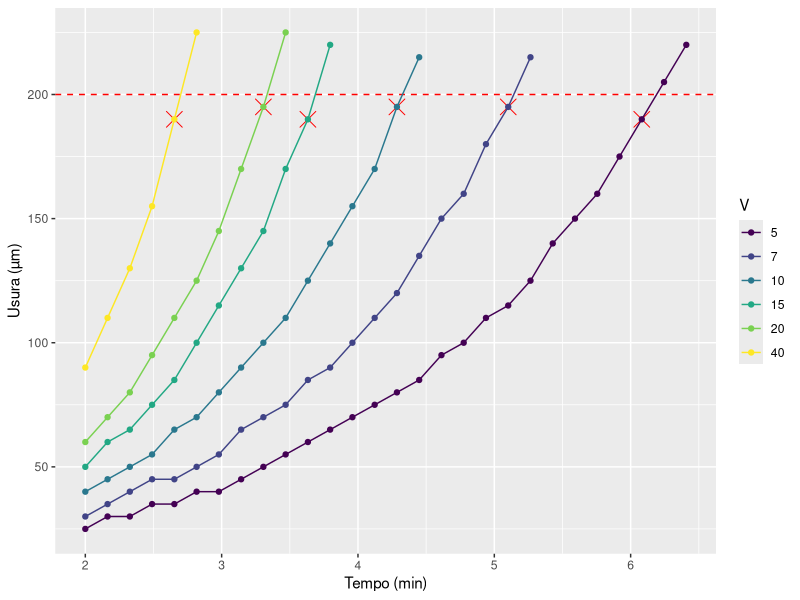
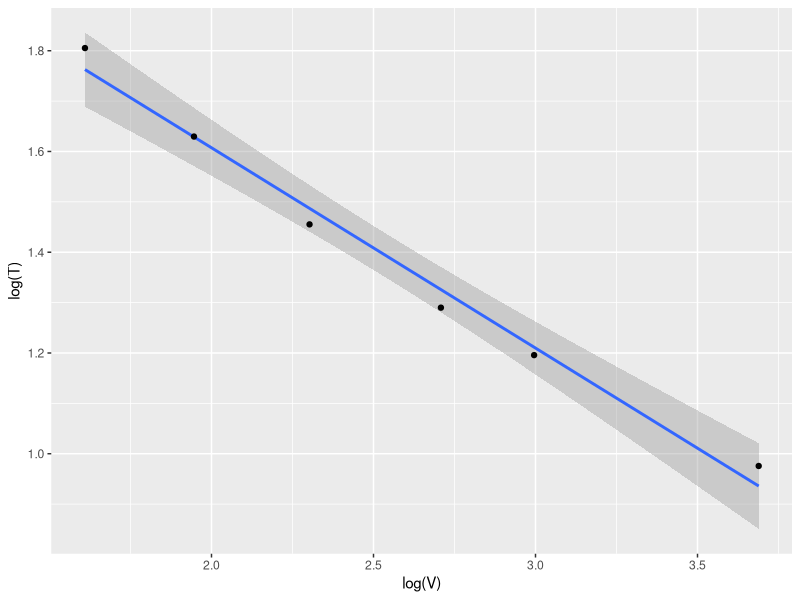
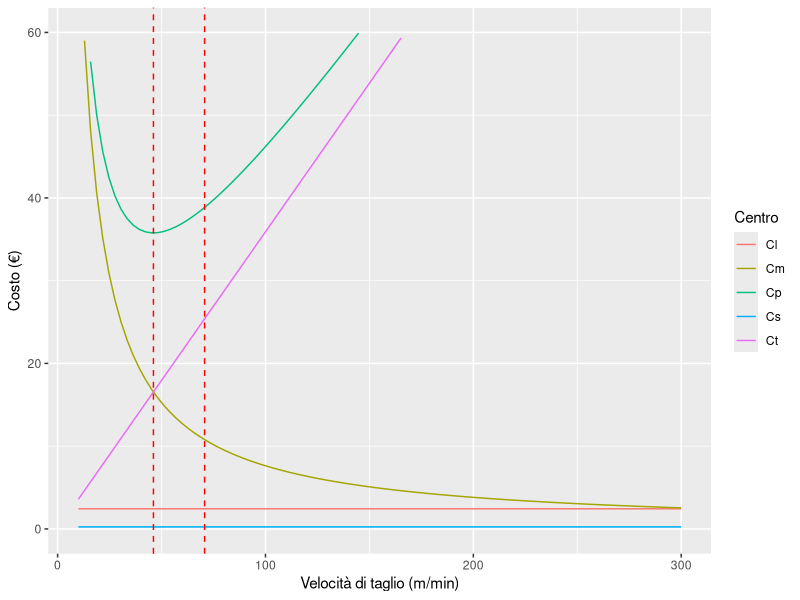

Reproduce these figures in R, in order.
## ---- chunk 1
knitr::opts_chunk$set(
	echo = FALSE,
	message = FALSE,
	warning = FALSE
)
library(tidyverse)
## ---- chunk 2
set.seed(0)
wc <- 200
round_next <- function(x, d) round(x/d) * d
w <- function(t,v, k=0.2, a=10) a*v^(k*t)
life <- function(v, wmax, k=0.2) uniroot(\(x) w(x, v, k) - wmax, interval=c(0, 1e5))$root
vels <- c(5, 7, 10, 15, 20, 40)

df <- expand.grid(
  T = seq(2, 10, length.out=50),
  V = vels
) %>%
  mutate(w = w(T, V, k=0.3)) %>% 
  mutate(w = round_next(w, 5)) %>% 
  filter(w <= wc + 30) 

df_l <- df %>% 
  filter(w <= wc) %>% 
  group_by(V) %>% 
  summarise(T = T[which.max(w)], w=max(w))

df %>% 
  mutate(V=factor(V)) %>% 
  ggplot(aes(x=T, y=w, group=V, color=V)) + 
  geom_point(data=df_l, aes(x=T, y=w), color="red", shape=4, size=5) +
  geom_hline(yintercept=wc, color="red", linetype=2) +
  geom_point() +
  geom_line() +
  scale_color_viridis_d(breaks=vels) +
  labs(x="Tempo (min)", y="Usura (µm)")
## ---- chunk 3
df_l %>% 
  ggplot(aes(x=log(V), y=log(T))) +
  geom_smooth(method="lm", formula=y~x) +
  geom_point()
## ---- chunk 4
L <- 100
D <- 50
f <- 0.5
Lm <- 1
Om <- 0.7
Cs <- 1
Cl <- 1
K <- 50
n <- 0.5
Ct0 <- 2
Cs <- 10*(Lm + Om)
Cl <- 100*(Lm + Om)
Tm <- function(V) (pi * L * D) / (f*V)
Np <- function(V) (K/V)^(1/n)/Tm(V)
Ct <- function(V) Ct0/Np(V)
Cm <- function(V) Tm(V) * (Lm + Om)

Voc <- (K*(Lm+Om)^n)/((1/n-1)*Ct0)^n
Vot <- K/((1/n-1)*0.5)^n

tibble(
  V = seq(10, 300, length.out=100),
  Cs = Cs,
  Cl = Cl,
  Cm = Cm(V),
  Ct = Ct(V),
  Cp = Cm + Ct + Cs + Cl
) %>% 
  pivot_longer(-V, names_to = "Centro", values_to = "Costo") %>% 
  mutate(Costo = Costo/70) %>% 
  ggplot(aes(x=V)) + 
  geom_line(aes(y=Costo, color=Centro)) + 
  geom_vline(xintercept=c(Voc, Vot), linetype=2, color="red") + 
  ylim(c(0, 60)) + 
  labs(x="Velocità di taglio (m/min)", y="Costo (€)")
